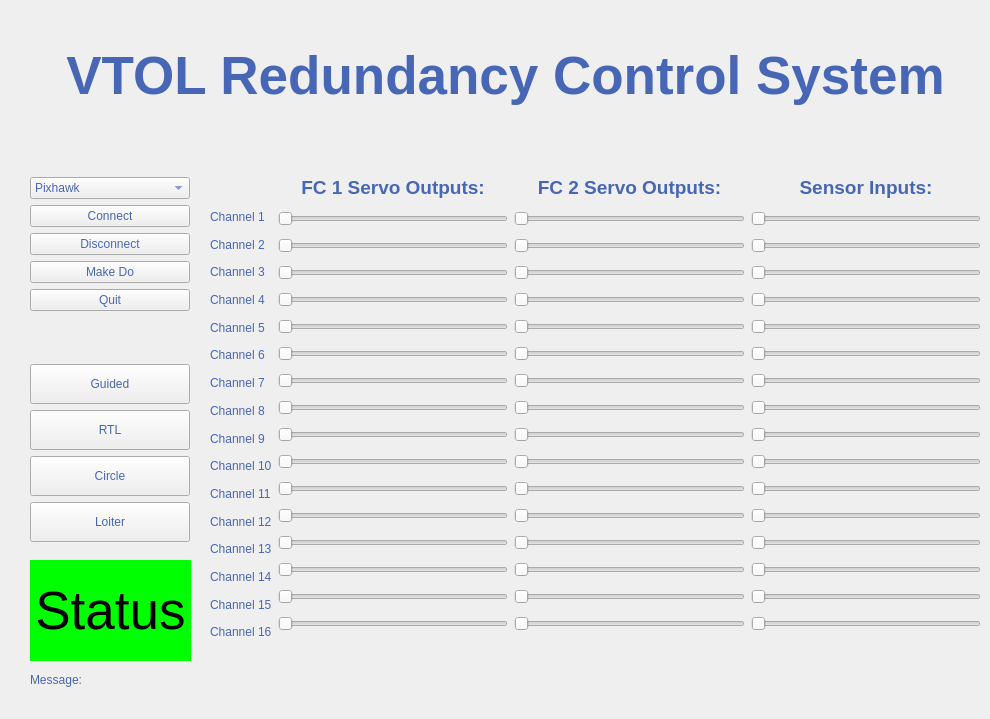
  <widget class="QWidget" name="centralwidget">
   <property name="styleSheet">
    <string notr="true">color: rgb(71, 102, 181);</string>
   </property>
   <widget class="QWidget" name="layoutWidget">
    <property name="geometry">
     <rect>
      <x>210</x>
      <y>170</y>
      <width>771</width>
      <height>481</height>
     </rect>
    </property>
    <layout class="QHBoxLayout" name="horizontalLayout">
     <item>
      <layout class="QVBoxLayout" name="verticalLayout_4">
       <item>
        <spacer name="verticalSpacer">
         <property name="orientation">
          <enum>Qt::Vertical</enum>
         </property>
         <property name="sizeType">
          <enum>QSizePolicy::Fixed</enum>
         </property>
         <property name="sizeHint" stdset="0">
          <size>
           <width>20</width>
           <height>36</height>
          </size>
         </property>
        </spacer>
       </item>
       <item>
        <widget class="QLabel" name="label_3">
         <property name="text">
          <string>Channel 1</string>
         </property>
        </widget>
       </item>
       <item>
        <widget class="QLabel" name="label_4">
         <property name="text">
          <string>Channel 2</string>
         </property>
        </widget>
       </item>
       <item>
        <widget class="QLabel" name="label_5">
         <property name="text">
          <string>Channel 3</string>
         </property>
        </widget>
       </item>
       <item>
        <widget class="QLabel" name="label_6">
         <property name="text">
          <string>Channel 4</string>
         </property>
        </widget>
       </item>
       <item>
        <widget class="QLabel" name="label_7">
         <property name="text">
          <string>Channel 5</string>
         </property>
        </widget>
       </item>
       <item>
        <widget class="QLabel" name="label_8">
         <property name="text">
          <string>Channel 6</string>
         </property>
        </widget>
       </item>
       <item>
        <widget class="QLabel" name="label_9">
         <property name="text">
          <string>Channel 7</string>
         </property>
        </widget>
       </item>
       <item>
        <widget class="QLabel" name="label_10">
         <property name="text">
          <string>Channel 8</string>
         </property>
        </widget>
       </item>
       <item>
        <widget class="QLabel" name="label_11">
         <property name="text">
          <string>Channel 9</string>
         </property>
        </widget>
       </item>
       <item>
        <widget class="QLabel" name="label_12">
         <property name="text">
          <string>Channel 10</string>
         </property>
        </widget>
       </item>
       <item>
        <widget class="QLabel" name="label_13">
         <property name="text">
          <string>Channel 11</string>
         </property>
        </widget>
       </item>
       <item>
        <widget class="QLabel" name="label_14">
         <property name="text">
          <string>Channel 12</string>
         </property>
        </widget>
       </item>
       <item>
        <widget class="QLabel" name="label_15">
         <property name="text">
          <string>Channel 13</string>
         </property>
        </widget>
       </item>
       <item>
        <widget class="QLabel" name="label_16">
         <property name="text">
          <string>Channel 14</string>
         </property>
        </widget>
       </item>
       <item>
        <widget class="QLabel" name="label_17">
         <property name="text">
          <string>Channel 15</string>
         </property>
        </widget>
       </item>
       <item>
        <widget class="QLabel" name="label_18">
         <property name="text">
          <string>Channel 16</string>
         </property>
        </widget>
       </item>
       <item>
        <spacer name="verticalSpacer_2">
         <property name="orientation">
          <enum>Qt::Vertical</enum>
         </property>
         <property name="sizeType">
          <enum>QSizePolicy::Fixed</enum>
         </property>
         <property name="sizeHint" stdset="0">
          <size>
           <width>20</width>
           <height>8</height>
          </size>
         </property>
        </spacer>
       </item>
      </layout>
     </item>
     <item>
      <layout class="QVBoxLayout" name="verticalLayout">
       <item>
        <widget class="QLabel" name="label">
         <property name="sizePolicy">
          <sizepolicy hsizetype="Preferred" vsizetype="Fixed">
           <horstretch>0</horstretch>
           <verstretch>0</verstretch>
          </sizepolicy>
         </property>
         <property name="font">
          <font>
           <pointsize>14</pointsize>
           <weight>75</weight>
           <bold>true</bold>
          </font>
         </property>
         <property name="text">
          <string>FC 1 Servo Outputs:</string>
         </property>
         <property name="alignment">
          <set>Qt::AlignCenter</set>
         </property>
        </widget>
       </item>
       <item>
        <widget class="QSlider" name="horizontalSlider_1">
         <property name="enabled">
          <bool>true</bool>
         </property>
         <property name="cursor">
          <cursorShape>ForbiddenCursor</cursorShape>
         </property>
         <property name="acceptDrops">
          <bool>false</bool>
         </property>
         <property name="orientation">
          <enum>Qt::Horizontal</enum>
         </property>
        </widget>
       </item>
       <item>
        <widget class="QSlider" name="horizontalSlider_2">
         <property name="enabled">
          <bool>true</bool>
         </property>
         <property name="cursor">
          <cursorShape>ForbiddenCursor</cursorShape>
         </property>
         <property name="orientation">
          <enum>Qt::Horizontal</enum>
         </property>
        </widget>
       </item>
       <item>
        <widget class="QSlider" name="horizontalSlider_3">
         <property name="enabled">
          <bool>true</bool>
         </property>
         <property name="cursor">
          <cursorShape>ForbiddenCursor</cursorShape>
         </property>
         <property name="orientation">
          <enum>Qt::Horizontal</enum>
         </property>
        </widget>
       </item>
       <item>
        <widget class="QSlider" name="horizontalSlider_4">
         <property name="enabled">
          <bool>true</bool>
         </property>
         <property name="cursor">
          <cursorShape>ForbiddenCursor</cursorShape>
         </property>
         <property name="orientation">
          <enum>Qt::Horizontal</enum>
         </property>
        </widget>
       </item>
       <item>
        <widget class="QSlider" name="horizontalSlider_5">
         <property name="enabled">
          <bool>true</bool>
         </property>
         <property name="cursor">
          <cursorShape>ForbiddenCursor</cursorShape>
         </property>
         <property name="orientation">
          <enum>Qt::Horizontal</enum>
         </property>
        </widget>
       </item>
       <item>
        <widget class="QSlider" name="horizontalSlider_6">
         <property name="enabled">
          <bool>true</bool>
         </property>
         <property name="cursor">
          <cursorShape>ForbiddenCursor</cursorShape>
         </property>
         <property name="orientation">
          <enum>Qt::Horizontal</enum>
         </property>
        </widget>
       </item>
       <item>
        <widget class="QSlider" name="horizontalSlider_7">
         <property name="enabled">
          <bool>true</bool>
         </property>
         <property name="cursor">
          <cursorShape>ForbiddenCursor</cursorShape>
         </property>
         <property name="orientation">
          <enum>Qt::Horizontal</enum>
         </property>
        </widget>
       </item>
       <item>
        <widget class="QSlider" name="horizontalSlider_8">
         <property name="enabled">
          <bool>true</bool>
         </property>
         <property name="cursor">
          <cursorShape>ForbiddenCursor</cursorShape>
         </property>
         <property name="orientation">
          <enum>Qt::Horizontal</enum>
         </property>
        </widget>
       </item>
       <item>
        <widget class="QSlider" name="horizontalSlider_9">
         <property name="enabled">
          <bool>true</bool>
         </property>
         <property name="cursor">
          <cursorShape>ForbiddenCursor</cursorShape>
         </property>
         <property name="orientation">
          <enum>Qt::Horizontal</enum>
         </property>
        </widget>
       </item>
       <item>
        <widget class="QSlider" name="horizontalSlider_10">
         <property name="enabled">
          <bool>true</bool>
         </property>
         <property name="cursor">
          <cursorShape>ForbiddenCursor</cursorShape>
         </property>
         <property name="orientation">
          <enum>Qt::Horizontal</enum>
         </property>
        </widget>
       </item>
       <item>
        <widget class="QSlider" name="horizontalSlider_11">
         <property name="enabled">
          <bool>true</bool>
         </property>
         <property name="cursor">
          <cursorShape>ForbiddenCursor</cursorShape>
         </property>
         <property name="orientation">
          <enum>Qt::Horizontal</enum>
         </property>
        </widget>
       </item>
       <item>
        <widget class="QSlider" name="horizontalSlider_12">
         <property name="enabled">
          <bool>true</bool>
         </property>
         <property name="cursor">
          <cursorShape>ForbiddenCursor</cursorShape>
         </property>
         <property name="orientation">
          <enum>Qt::Horizontal</enum>
         </property>
        </widget>
       </item>
       <item>
        <widget class="QSlider" name="horizontalSlider_13">
         <property name="enabled">
          <bool>true</bool>
         </property>
         <property name="cursor">
          <cursorShape>ForbiddenCursor</cursorShape>
         </property>
         <property name="orientation">
          <enum>Qt::Horizontal</enum>
         </property>
        </widget>
       </item>
       <item>
        <widget class="QSlider" name="horizontalSlider_14">
         <property name="enabled">
          <bool>true</bool>
         </property>
         <property name="cursor">
          <cursorShape>ForbiddenCursor</cursorShape>
         </property>
         <property name="orientation">
          <enum>Qt::Horizontal</enum>
         </property>
        </widget>
       </item>
       <item>
        <widget class="QSlider" name="horizontalSlider_15">
         <property name="enabled">
          <bool>true</bool>
         </property>
         <property name="cursor">
          <cursorShape>ForbiddenCursor</cursorShape>
         </property>
         <property name="orientation">
          <enum>Qt::Horizontal</enum>
         </property>
        </widget>
       </item>
       <item>
        <widget class="QSlider" name="horizontalSlider_16">
         <property name="enabled">
          <bool>true</bool>
         </property>
         <property name="cursor">
          <cursorShape>ForbiddenCursor</cursorShape>
         </property>
         <property name="orientation">
          <enum>Qt::Horizontal</enum>
         </property>
        </widget>
       </item>
      </layout>
     </item>
     <item>
      <layout class="QVBoxLayout" name="verticalLayout_5">
       <item>
        <widget class="QLabel" name="label_19">
         <property name="sizePolicy">
          <sizepolicy hsizetype="Preferred" vsizetype="Fixed">
           <horstretch>0</horstretch>
           <verstretch>0</verstretch>
          </sizepolicy>
         </property>
         <property name="font">
          <font>
           <pointsize>14</pointsize>
           <weight>75</weight>
           <bold>true</bold>
          </font>
         </property>
         <property name="text">
          <string>FC 2 Servo Outputs:</string>
         </property>
         <property name="alignment">
          <set>Qt::AlignCenter</set>
         </property>
        </widget>
       </item>
       <item>
        <widget class="QSlider" name="horizontalSlider_33">
         <property name="enabled">
          <bool>true</bool>
         </property>
         <property name="cursor">
          <cursorShape>ForbiddenCursor</cursorShape>
         </property>
         <property name="orientation">
          <enum>Qt::Horizontal</enum>
         </property>
        </widget>
       </item>
       <item>
        <widget class="QSlider" name="horizontalSlider_34">
         <property name="enabled">
          <bool>true</bool>
         </property>
         <property name="cursor">
          <cursorShape>ForbiddenCursor</cursorShape>
         </property>
         <property name="orientation">
          <enum>Qt::Horizontal</enum>
         </property>
        </widget>
       </item>
       <item>
        <widget class="QSlider" name="horizontalSlider_35">
         <property name="enabled">
          <bool>true</bool>
         </property>
         <property name="cursor">
          <cursorShape>ForbiddenCursor</cursorShape>
         </property>
         <property name="orientation">
          <enum>Qt::Horizontal</enum>
         </property>
        </widget>
       </item>
       <item>
        <widget class="QSlider" name="horizontalSlider_36">
         <property name="enabled">
          <bool>true</bool>
         </property>
         <property name="cursor">
          <cursorShape>ForbiddenCursor</cursorShape>
         </property>
         <property name="orientation">
          <enum>Qt::Horizontal</enum>
         </property>
        </widget>
       </item>
       <item>
        <widget class="QSlider" name="horizontalSlider_37">
         <property name="enabled">
          <bool>true</bool>
         </property>
         <property name="cursor">
          <cursorShape>ForbiddenCursor</cursorShape>
         </property>
         <property name="orientation">
          <enum>Qt::Horizontal</enum>
         </property>
        </widget>
       </item>
       <item>
        <widget class="QSlider" name="horizontalSlider_38">
         <property name="enabled">
          <bool>true</bool>
         </property>
         <property name="cursor">
          <cursorShape>ForbiddenCursor</cursorShape>
         </property>
         <property name="orientation">
          <enum>Qt::Horizontal</enum>
         </property>
        </widget>
       </item>
       <item>
        <widget class="QSlider" name="horizontalSlider_39">
         <property name="enabled">
          <bool>true</bool>
         </property>
         <property name="cursor">
          <cursorShape>ForbiddenCursor</cursorShape>
         </property>
         <property name="orientation">
          <enum>Qt::Horizontal</enum>
         </property>
        </widget>
       </item>
       <item>
        <widget class="QSlider" name="horizontalSlider_40">
         <property name="enabled">
          <bool>true</bool>
         </property>
         <property name="cursor">
          <cursorShape>ForbiddenCursor</cursorShape>
         </property>
         <property name="orientation">
          <enum>Qt::Horizontal</enum>
         </property>
        </widget>
       </item>
       <item>
        <widget class="QSlider" name="horizontalSlider_41">
         <property name="enabled">
          <bool>true</bool>
         </property>
         <property name="cursor">
          <cursorShape>ForbiddenCursor</cursorShape>
         </property>
         <property name="orientation">
          <enum>Qt::Horizontal</enum>
         </property>
        </widget>
       </item>
       <item>
        <widget class="QSlider" name="horizontalSlider_42">
         <property name="enabled">
          <bool>true</bool>
         </property>
         <property name="cursor">
          <cursorShape>ForbiddenCursor</cursorShape>
         </property>
         <property name="orientation">
          <enum>Qt::Horizontal</enum>
         </property>
        </widget>
       </item>
       <item>
        <widget class="QSlider" name="horizontalSlider_43">
         <property name="enabled">
          <bool>true</bool>
         </property>
         <property name="cursor">
          <cursorShape>ForbiddenCursor</cursorShape>
         </property>
         <property name="orientation">
          <enum>Qt::Horizontal</enum>
         </property>
        </widget>
       </item>
       <item>
        <widget class="QSlider" name="horizontalSlider_44">
         <property name="enabled">
          <bool>true</bool>
         </property>
         <property name="cursor">
          <cursorShape>ForbiddenCursor</cursorShape>
         </property>
         <property name="orientation">
          <enum>Qt::Horizontal</enum>
         </property>
        </widget>
       </item>
       <item>
        <widget class="QSlider" name="horizontalSlider_45">
         <property name="enabled">
          <bool>true</bool>
         </property>
         <property name="cursor">
          <cursorShape>ForbiddenCursor</cursorShape>
         </property>
         <property name="orientation">
          <enum>Qt::Horizontal</enum>
         </property>
        </widget>
       </item>
       <item>
        <widget class="QSlider" name="horizontalSlider_46">
         <property name="enabled">
          <bool>true</bool>
         </property>
         <property name="cursor">
          <cursorShape>ForbiddenCursor</cursorShape>
         </property>
         <property name="orientation">
          <enum>Qt::Horizontal</enum>
         </property>
        </widget>
       </item>
       <item>
        <widget class="QSlider" name="horizontalSlider_47">
         <property name="enabled">
          <bool>true</bool>
         </property>
         <property name="cursor">
          <cursorShape>ForbiddenCursor</cursorShape>
         </property>
         <property name="orientation">
          <enum>Qt::Horizontal</enum>
         </property>
        </widget>
       </item>
       <item>
        <widget class="QSlider" name="horizontalSlider_48">
         <property name="enabled">
          <bool>true</bool>
         </property>
         <property name="cursor">
          <cursorShape>ForbiddenCursor</cursorShape>
         </property>
         <property name="orientation">
          <enum>Qt::Horizontal</enum>
         </property>
        </widget>
       </item>
      </layout>
     </item>
     <item>
      <layout class="QVBoxLayout" name="verticalLayout_3">
       <item>
        <widget class="QLabel" name="label_2">
         <property name="sizePolicy">
          <sizepolicy hsizetype="Preferred" vsizetype="Fixed">
           <horstretch>0</horstretch>
           <verstretch>0</verstretch>
          </sizepolicy>
         </property>
         <property name="font">
          <font>
           <pointsize>14</pointsize>
           <weight>75</weight>
           <bold>true</bold>
          </font>
         </property>
         <property name="text">
          <string>Sensor Inputs:</string>
         </property>
         <property name="alignment">
          <set>Qt::AlignCenter</set>
         </property>
        </widget>
       </item>
       <item>
        <widget class="QSlider" name="horizontalSlider_17">
         <property name="enabled">
          <bool>true</bool>
         </property>
         <property name="cursor">
          <cursorShape>ForbiddenCursor</cursorShape>
         </property>
         <property name="orientation">
          <enum>Qt::Horizontal</enum>
         </property>
        </widget>
       </item>
       <item>
        <widget class="QSlider" name="horizontalSlider_18">
         <property name="enabled">
          <bool>true</bool>
         </property>
         <property name="cursor">
          <cursorShape>ForbiddenCursor</cursorShape>
         </property>
         <property name="orientation">
          <enum>Qt::Horizontal</enum>
         </property>
        </widget>
       </item>
       <item>
        <widget class="QSlider" name="horizontalSlider_19">
         <property name="enabled">
          <bool>true</bool>
         </property>
         <property name="cursor">
          <cursorShape>ForbiddenCursor</cursorShape>
         </property>
         <property name="orientation">
          <enum>Qt::Horizontal</enum>
         </property>
        </widget>
       </item>
       <item>
        <widget class="QSlider" name="horizontalSlider_20">
         <property name="enabled">
          <bool>true</bool>
         </property>
         <property name="cursor">
          <cursorShape>ForbiddenCursor</cursorShape>
         </property>
         <property name="orientation">
          <enum>Qt::Horizontal</enum>
         </property>
        </widget>
       </item>
       <item>
        <widget class="QSlider" name="horizontalSlider_21">
         <property name="enabled">
          <bool>true</bool>
         </property>
         <property name="cursor">
          <cursorShape>ForbiddenCursor</cursorShape>
         </property>
         <property name="orientation">
          <enum>Qt::Horizontal</enum>
         </property>
        </widget>
       </item>
       <item>
        <widget class="QSlider" name="horizontalSlider_22">
         <property name="enabled">
          <bool>true</bool>
         </property>
         <property name="cursor">
          <cursorShape>ForbiddenCursor</cursorShape>
         </property>
         <property name="orientation">
          <enum>Qt::Horizontal</enum>
         </property>
        </widget>
       </item>
       <item>
        <widget class="QSlider" name="horizontalSlider_23">
         <property name="enabled">
          <bool>true</bool>
         </property>
         <property name="cursor">
          <cursorShape>ForbiddenCursor</cursorShape>
         </property>
         <property name="orientation">
          <enum>Qt::Horizontal</enum>
         </property>
        </widget>
       </item>
       <item>
        <widget class="QSlider" name="horizontalSlider_24">
         <property name="enabled">
          <bool>true</bool>
         </property>
         <property name="cursor">
          <cursorShape>ForbiddenCursor</cursorShape>
         </property>
         <property name="orientation">
          <enum>Qt::Horizontal</enum>
         </property>
        </widget>
       </item>
       <item>
        <widget class="QSlider" name="horizontalSlider_25">
         <property name="enabled">
          <bool>true</bool>
         </property>
         <property name="cursor">
          <cursorShape>ForbiddenCursor</cursorShape>
         </property>
         <property name="orientation">
          <enum>Qt::Horizontal</enum>
         </property>
        </widget>
       </item>
       <item>
        <widget class="QSlider" name="horizontalSlider_26">
         <property name="enabled">
          <bool>true</bool>
         </property>
         <property name="cursor">
          <cursorShape>ForbiddenCursor</cursorShape>
         </property>
         <property name="orientation">
          <enum>Qt::Horizontal</enum>
         </property>
        </widget>
       </item>
       <item>
        <widget class="QSlider" name="horizontalSlider_27">
         <property name="enabled">
          <bool>true</bool>
         </property>
         <property name="cursor">
          <cursorShape>ForbiddenCursor</cursorShape>
         </property>
         <property name="orientation">
          <enum>Qt::Horizontal</enum>
         </property>
        </widget>
       </item>
       <item>
        <widget class="QSlider" name="horizontalSlider_28">
         <property name="enabled">
          <bool>true</bool>
         </property>
         <property name="cursor">
          <cursorShape>ForbiddenCursor</cursorShape>
         </property>
         <property name="orientation">
          <enum>Qt::Horizontal</enum>
         </property>
        </widget>
       </item>
       <item>
        <widget class="QSlider" name="horizontalSlider_29">
         <property name="enabled">
          <bool>true</bool>
         </property>
         <property name="cursor">
          <cursorShape>ForbiddenCursor</cursorShape>
         </property>
         <property name="orientation">
          <enum>Qt::Horizontal</enum>
         </property>
        </widget>
       </item>
       <item>
        <widget class="QSlider" name="horizontalSlider_30">
         <property name="enabled">
          <bool>true</bool>
         </property>
         <property name="cursor">
          <cursorShape>ForbiddenCursor</cursorShape>
         </property>
         <property name="orientation">
          <enum>Qt::Horizontal</enum>
         </property>
        </widget>
       </item>
       <item>
        <widget class="QSlider" name="horizontalSlider_31">
         <property name="enabled">
          <bool>true</bool>
         </property>
         <property name="cursor">
          <cursorShape>ForbiddenCursor</cursorShape>
         </property>
         <property name="orientation">
          <enum>Qt::Horizontal</enum>
         </property>
        </widget>
       </item>
       <item>
        <widget class="QSlider" name="horizontalSlider_32">
         <property name="enabled">
          <bool>true</bool>
         </property>
         <property name="cursor">
          <cursorShape>ForbiddenCursor</cursorShape>
         </property>
         <property name="orientation">
          <enum>Qt::Horizontal</enum>
         </property>
        </widget>
       </item>
      </layout>
     </item>
    </layout>
   </widget>
   <widget class="QWidget" name="verticalLayoutWidget_2">
    <property name="geometry">
     <rect>
      <x>30</x>
      <y>170</y>
      <width>160</width>
      <height>381</height>
     </rect>
    </property>
    <layout class="QVBoxLayout" name="verticalLayout_7">
     <item>
      <layout class="QVBoxLayout" name="verticalLayout_2">
       <item>
        <widget class="QComboBox" name="cmbConnect">
         <item>
          <property name="text">
           <string>Pixhawk</string>
          </property>
         </item>
         <item>
          <property name="text">
           <string>Radio1</string>
          </property>
         </item>
         <item>
          <property name="text">
           <string>Radio2</string>
          </property>
         </item>
        </widget>
       </item>
       <item>
        <widget class="QPushButton" name="btnConnect">
         <property name="autoFillBackground">
          <bool>false</bool>
         </property>
         <property name="text">
          <string>Connect</string>
         </property>
        </widget>
       </item>
       <item>
        <widget class="QPushButton" name="btnDisconnect">
         <property name="autoFillBackground">
          <bool>false</bool>
         </property>
         <property name="text">
          <string>Disconnect</string>
         </property>
        </widget>
       </item>
       <item>
        <widget class="QPushButton" name="btnMakeDo">
         <property name="text">
          <string>Make Do</string>
         </property>
        </widget>
       </item>
       <item>
        <widget class="QPushButton" name="btnQuit">
         <property name="text">
          <string>Quit</string>
         </property>
        </widget>
       </item>
      </layout>
     </item>
     <item>
      <spacer name="verticalSpacer_4">
       <property name="orientation">
        <enum>Qt::Vertical</enum>
       </property>
       <property name="sizeType">
        <enum>QSizePolicy::Maximum</enum>
       </property>
       <property name="sizeHint" stdset="0">
        <size>
         <width>20</width>
         <height>40</height>
        </size>
       </property>
      </spacer>
     </item>
     <item>
      <layout class="QVBoxLayout" name="verticalLayout_6">
       <item>
        <widget class="QPushButton" name="btnFM2">
         <property name="minimumSize">
          <size>
           <width>0</width>
           <height>40</height>
          </size>
         </property>
         <property name="text">
          <string>Guided</string>
         </property>
        </widget>
       </item>
       <item>
        <widget class="QPushButton" name="btnFM1">
         <property name="minimumSize">
          <size>
           <width>0</width>
           <height>40</height>
          </size>
         </property>
         <property name="text">
          <string>RTL</string>
         </property>
        </widget>
       </item>
       <item>
        <widget class="QPushButton" name="btnFM3">
         <property name="minimumSize">
          <size>
           <width>0</width>
           <height>40</height>
          </size>
         </property>
         <property name="text">
          <string>Circle</string>
         </property>
        </widget>
       </item>
       <item>
        <widget class="QPushButton" name="btnFM4">
         <property name="minimumSize">
          <size>
           <width>0</width>
           <height>40</height>
          </size>
         </property>
         <property name="text">
          <string>Loiter</string>
         </property>
        </widget>
       </item>
      </layout>
     </item>
    </layout>
   </widget>
   <widget class="QLabel" name="label_20">
    <property name="geometry">
     <rect>
      <x>30</x>
      <y>560</y>
      <width>161</width>
      <height>101</height>
     </rect>
    </property>
    <property name="font">
     <font>
      <pointsize>40</pointsize>
     </font>
    </property>
    <property name="styleSheet">
     <string notr="true">background-color: rgb(0, 255, 0);
color: rgb(0, 0, 0);</string>
    </property>
    <property name="text">
     <string>Status</string>
    </property>
    <property name="alignment">
     <set>Qt::AlignCenter</set>
    </property>
   </widget>
   <widget class="QLabel" name="lblMessage">
    <property name="geometry">
     <rect>
      <x>30</x>
      <y>670</y>
      <width>951</width>
      <height>20</height>
     </rect>
    </property>
    <property name="text">
     <string>Message:</string>
    </property>
   </widget>
   <widget class="QLabel" name="lblMessage2">
    <property name="geometry">
     <rect>
      <x>30</x>
      <y>690</y>
      <width>951</width>
      <height>20</height>
     </rect>
    </property>
    <property name="text">
     <string/>
    </property>
   </widget>
   <widget class="QLabel" name="label_21">
    <property name="geometry">
     <rect>
      <x>30</x>
      <y>40</y>
      <width>951</width>
      <height>71</height>
     </rect>
    </property>
    <property name="font">
     <font>
      <pointsize>40</pointsize>
      <weight>75</weight>
      <bold>true</bold>
     </font>
    </property>
    <property name="text">
     <string>VTOL Redundancy Control System</string>
    </property>
    <property name="alignment">
     <set>Qt::AlignCenter</set>
    </property>
   </widget>
  </widget>
